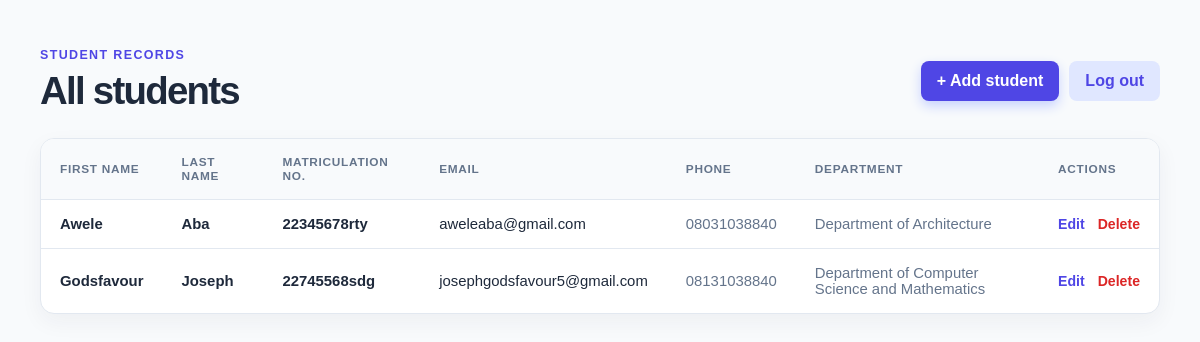
The page /students/ on the database its author committed.
### projectapp/models.py (models this page shows, shortened)
class Student(models.Model):
    matriculation_number = models.CharField(max_length=30, unique=True, null=True)
    first_name = models.CharField(max_length=50)
    last_name = models.CharField(max_length=50)
    email = models.EmailField(unique=True)
    phone_number = models.CharField(max_length=20, blank=True)
    date_of_birth = models.DateField(null=True, blank=True)
    department = models.CharField(max_length=100, blank=True)
    created_at = models.DateTimeField(auto_now_add=True)
    updated_at = models.DateTimeField(auto_now=True)
    class Meta:
        ordering = ["last_name", "first_name"]

### projectapp/views.py (the view)
# urls.py: path("students/", views.student_list, name="student_list"),
def student_list(request):
    students = Student.objects.all()
    return render(request, "students/student_list.html", {"students": students})

### templates/students/student_list.html (shortened to what this page needs)
<!doctype html>
<html lang="en">
  <head>
  </head>
  <body>
    <main class="page">
      <header class="header">
        <div>
          <p class="eyebrow">Student Records</p>
          <h1>All students</h1>
        </div>
        <div class="header-actions">
          <a class="button" href="{% url 'student_create' %}">+ Add student</a>
          <form method="post" action="{% url 'student_logout' %}">
            <button class="logout-button" type="submit">Log out</button>
          </form>
        </div>
      </header>
      <section class="card">
        {% if students %}
        <div class="table-wrap">
          <table>
            <thead>
              <tr>
                <th>First name</th>
                <th>Last name</th>
                <th>Matriculation no.</th>
                <th>Email</th>
                <th>Phone</th>
                <th>Department</th>
                <th>Actions</th>
              </tr>
            </thead>
            <tbody>
              {% for student in students %}
              <tr>
                <td class="name">{{ student.first_name }}</td>
                <td class="name">{{ student.last_name }}</td>
                <td class="name">{{ student.matriculation_number }}</td>
                <td>{{ student.email }}</td>
                <td class="muted">{{ student.phone_number|default:"—" }}</td>
                <td class="muted">{{ student.department|default:"—" }}</td>
                <td>
                  <div class="actions">
                    <a class="edit" href="{% url 'student_update' student.pk %}"
                      >Edit</a
                    ><a
                      class="delete"
                      href="{% url 'student_delete' student.pk %}"
                      >Delete</a
                    >
                  </div>
                </td>
              </tr>
              {% endfor %}
            </tbody>
          </table>
        </div>
        {% else %}
        <div class="empty">
          <div class="empty-icon">+</div>
          <h2>No students yet</h2>
          <p>Add your first student to start building the register.</p>
        </div>
        {% endif %}
      </section>
    </main>
  </body>
</html>

### templates/students/student_list.html (style rules this page uses)
:root { --primary: #4f46e5; --ink: #1e293b; --muted: #64748b; --line: #e2e8f0; }
* { box-sizing: border-box; }
body { margin: 0; font-family: Arial, sans-serif; color: var(--ink); background: #f8fafc; }
.page { width: min(100% - 32px, 1120px); margin: 48px auto; }
.header { display: flex; align-items: center; justify-content: space-between; gap: 20px; margin-bottom: 25px; }
.eyebrow { margin: 0 0 7px; color: var(--primary); font-size: 0.78rem; font-weight: 800; letter-spacing: 0.11em; text-transform: uppercase; }
h1 { margin: 0; font-size: clamp(1.8rem, 4vw, 2.4rem); letter-spacing: -0.045em; }
.button { display: inline-block; padding: 11px 16px; border-radius: 8px; color: white; background: var(--primary); font-weight: 700; text-decoration: none; box-shadow: 0 5px 12px #c7d2fe; }
.logout-button { border: 0; padding: 11px 16px; border-radius: 8px; color: var(--primary); background: #e0e7ff; cursor: pointer; font: inherit; font-weight: 700; }
.header-actions { display: flex; gap: 10px; align-items: center; }
.card { overflow: hidden; border: 1px solid var(--line); border-radius: 14px; background: white; box-shadow: 0 8px 22px rgba(30, 41, 59, 0.05); }
table { width: 100%; border-collapse: collapse; }
th, td { padding: 16px 19px; text-align: left; border-bottom: 1px solid var(--line); }
th { color: var(--muted); background: #f8fafc; font-size: 0.74rem; letter-spacing: 0.06em; text-transform: uppercase; }
tr:last-child td { border-bottom: 0; }
td { font-size: 0.93rem; }
.name { font-weight: 700; }
.muted { color: var(--muted); }
.actions { display: flex; gap: 13px; }
.actions a { font-weight: 700; font-size: 0.88rem; text-decoration: none; }
.edit { color: var(--primary); }
.delete { color: #dc2626; }

### rows shown on the page
Student: first_name "Awele", last_name "Aba", matriculation_number "22345678rty", email "aweleaba@gmail.com", phone_number "08031038840", department "Department of Architecture"
Student: first_name "Godsfavour", last_name "Joseph", matriculation_number "22745568sdg", email "josephgodsfavour5@gmail.com", phone_number "08131038840", department "Department of Computer Science and Mathematics"
